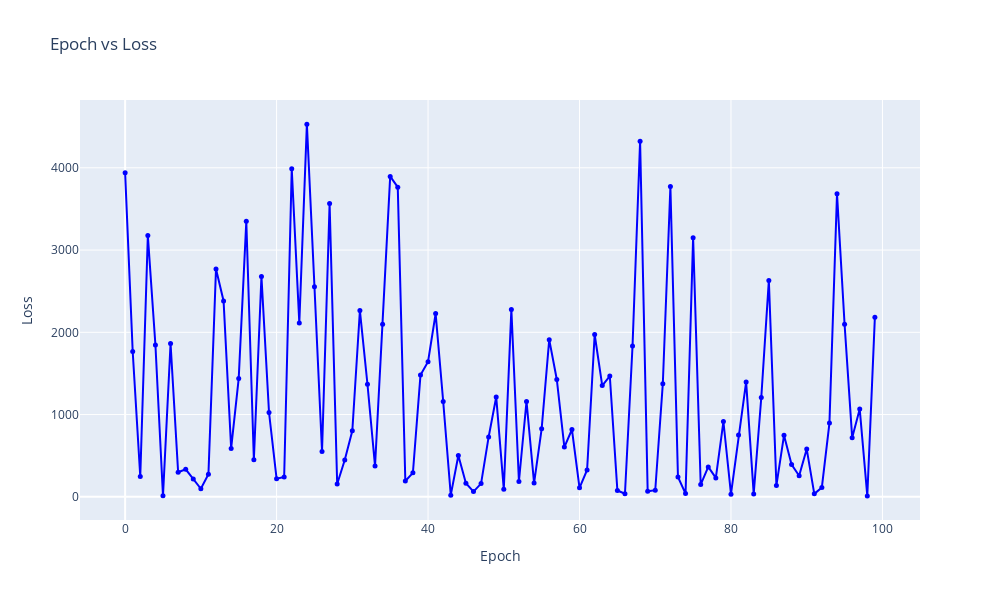

Notebook source saved alongside this figure:
### Code cell
# Extract the data
epochs = report_data['epoch'].values
losses = report_data['loss'].values

# Create the 2D scatter plot
fig = go.Figure(data=go.Scatter(
    x=epochs,
    y=losses,
    mode='lines+markers',
    marker=dict(
        size=5,
        color='blue'
    ),
    text=[f'Epoch: {e}<br>Loss: {l}' for e, l in zip(epochs, losses)],
    hoverinfo='text'
))

# Update the layout
fig.update_layout(
    xaxis=dict(
        title='Epoch'
    ),
    yaxis=dict(
        title='Loss'
    ),
    width=1000,
    height=600,
    title='Epoch vs Loss'
)

# Show the plot
fig.show()
